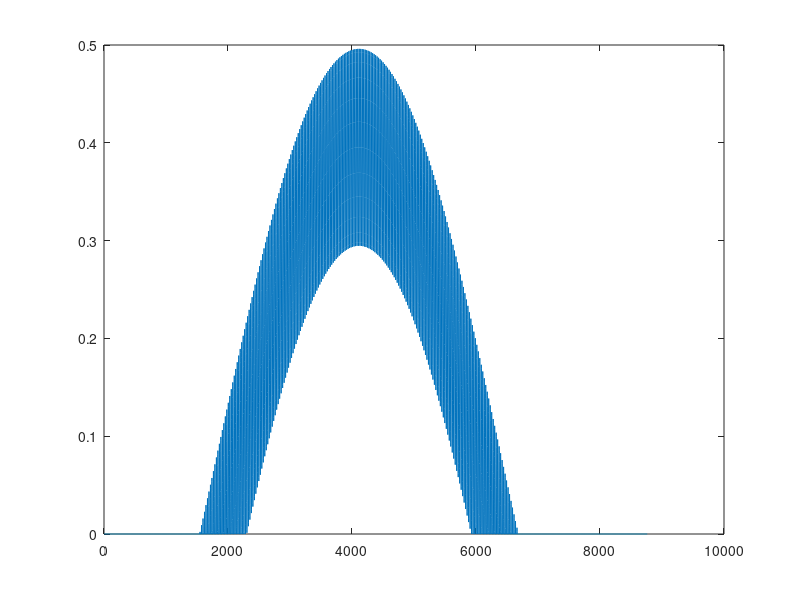

Write the MATLAB code that produced this figure.
%%%
clc, clear all, close all

%% Declare constants

%%%Time Step
t_step = 1/24;

%%%Time Vector
t = [0:t_step:365]';

%%%Start and end of day - assuming that 12 hours long
d_start = 6/24; %%%Sunrise is at 6am
d_end = 18/24; %%%Sunset is at 6pm

%% Define our system angles

%%%Tilt
eta = 50;

%%%panel orientation
zeta = 0;

%%%Lattitude
lat = 33.7;

%% Brute force angles
p = zeros(length(t),1);
solar_dec = [];
for i = 1:length(t)
    %%% Hour angle
    % alpha = (2*pi/86400)*(rem(t(i),1)*[number redacted]; %%%[radians]
    alpha = (360/24)*(rem(t(i),1)*24 - 12); %Degrees
    %%% Solar Declination
    solar_dec = 23.44*sind(360*(t(i)-80)/365.25); %%%[ Degrees]

    %%% Zenith angle - %%%DOUBLE CHECK SLIDES%%%
    zen = acosd(sind(solar_dec)*sind(lat) + cosd(solar_dec)*cosd(lat)*cosd(alpha)); %%%[Degrees]

    %%%Azimuthal angle
    az = atand(sind(alpha)./...
        (sind(lat)*cosd(alpha)-cosd(lat)*tand(solar_dec)));



    %%% Adding logic to az angle
    if alpha > 0 && tand(az) >= 0
        az = az + 180;
    elseif alpha > 0 && tand(az) <= 0
        az = az + 360;
    elseif alpha < 0 && tand(az) >= 0
        % az = az;
    else
        az = az + 180;
    end
az_i(i,1) = az;


angles(i,:) = [alpha solar_dec zen az tand(az)];
% angles(i,:) = [cosd(eta)*cosd(zen) sind(eta)*sind(zen)*cosd(az-zeta)];
    if (cosd(eta)*cosd(zen) + sind(eta)*sind(zen)*cosd(az-zeta)) > 0
        p(i,1) = 1*(cosd(eta)*cosd(zen) + sind(eta)*sind(zen)*cosd(az-zeta));

    end

end

plot(p)